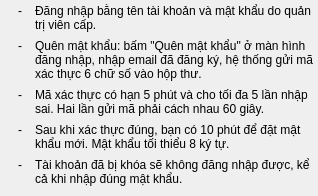
                    <widget class="QWidget" name="contentGuide1" native="true">
                     <layout class="QVBoxLayout" name="contentGuide1Layout">
                      <property name="spacing">
                       <number>7</number>
                      </property>
                      <property name="leftMargin">
                       <number>18</number>
                      </property>
                      <property name="topMargin">
                       <number>4</number>
                      </property>
                      <property name="rightMargin">
                       <number>4</number>
                      </property>
                      <property name="bottomMargin">
                       <number>10</number>
                      </property>
                      <item>
                       <layout class="QHBoxLayout" name="contentGuide1Line1Layout">
                        <property name="spacing">
                         <number>9</number>
                        </property>
                        <property name="leftMargin">
                         <number>0</number>
                        </property>
                        <property name="topMargin">
                         <number>0</number>
                        </property>
                        <property name="rightMargin">
                         <number>0</number>
                        </property>
                        <property name="bottomMargin">
                         <number>0</number>
                        </property>
                        <item>
                         <widget class="QLabel" name="contentGuide1Line1Bullet">
                          <property name="minimumSize">
                           <size>
                            <width>8</width>
                            <height>0</height>
                           </size>
                          </property>
                          <property name="maximumSize">
                           <size>
                            <width>8</width>
                            <height>16777215</height>
                           </size>
                          </property>
                          <property name="text">
                           <string>-</string>
                          </property>
                          <property name="alignment">
                           <set>Qt::AlignmentFlag::AlignLeading|Qt::AlignmentFlag::AlignLeft|Qt::AlignmentFlag::AlignTop</set>
                          </property>
                          <property name="class" stdset="0">
                           <string>bullet</string>
                          </property>
                         </widget>
                        </item>
                        <item>
                         <widget class="QLabel" name="contentGuide1Line1Text">
                          <property name="sizePolicy">
                           <sizepolicy hsizetype="Expanding" vsizetype="Preferred">
                            <horstretch>0</horstretch>
                            <verstretch>0</verstretch>
                           </sizepolicy>
                          </property>
                          <property name="text">
                           <string>Đăng nhập bằng tên tài khoản và mật khẩu do quản trị viên cấp.</string>
                          </property>
                          <property name="wordWrap">
                           <bool>true</bool>
                          </property>
                          <property name="class" stdset="0">
                           <string>accordionLine</string>
                          </property>
                         </widget>
                        </item>
                       </layout>
                      </item>
                      <item>
                       <layout class="QHBoxLayout" name="contentGuide1Line2Layout">
                        <property name="spacing">
                         <number>9</number>
                        </property>
                        <property name="leftMargin">
                         <number>0</number>
                        </property>
                        <property name="topMargin">
                         <number>0</number>
                        </property>
                        <property name="rightMargin">
                         <number>0</number>
                        </property>
                        <property name="bottomMargin">
                         <number>0</number>
                        </property>
                        <item>
                         <widget class="QLabel" name="contentGuide1Line2Bullet">
                          <property name="minimumSize">
                           <size>
                            <width>8</width>
                            <height>0</height>
                           </size>
                          </property>
                          <property name="maximumSize">
                           <size>
                            <width>8</width>
                            <height>16777215</height>
                           </size>
                          </property>
                          <property name="text">
                           <string>-</string>
                          </property>
                          <property name="alignment">
                           <set>Qt::AlignmentFlag::AlignLeading|Qt::AlignmentFlag::AlignLeft|Qt::AlignmentFlag::AlignTop</set>
                          </property>
                          <property name="class" stdset="0">
                           <string>bullet</string>
                          </property>
                         </widget>
                        </item>
                        <item>
                         <widget class="QLabel" name="contentGuide1Line2Text">
                          <property name="sizePolicy">
                           <sizepolicy hsizetype="Expanding" vsizetype="Preferred">
                            <horstretch>0</horstretch>
                            <verstretch>0</verstretch>
                           </sizepolicy>
                          </property>
                          <property name="text">
                           <string>Quên mật khẩu: bấm &quot;Quên mật khẩu&quot; ở màn hình đăng nhập, nhập email đã đăng ký, hệ thống gửi mã xác thực 6 chữ số vào hộp thư.</string>
                          </property>
                          <property name="wordWrap">
                           <bool>true</bool>
                          </property>
                          <property name="class" stdset="0">
                           <string>accordionLine</string>
                          </property>
                         </widget>
                        </item>
                       </layout>
                      </item>
                      <item>
                       <layout class="QHBoxLayout" name="contentGuide1Line3Layout">
                        <property name="spacing">
                         <number>9</number>
                        </property>
                        <property name="leftMargin">
                         <number>0</number>
                        </property>
                        <property name="topMargin">
                         <number>0</number>
                        </property>
                        <property name="rightMargin">
                         <number>0</number>
                        </property>
                        <property name="bottomMargin">
                         <number>0</number>
                        </property>
                        <item>
                         <widget class="QLabel" name="contentGuide1Line3Bullet">
                          <property name="minimumSize">
                           <size>
                            <width>8</width>
                            <height>0</height>
                           </size>
                          </property>
                          <property name="maximumSize">
                           <size>
                            <width>8</width>
                            <height>16777215</height>
                           </size>
                          </property>
                          <property name="text">
                           <string>-</string>
                          </property>
                          <property name="alignment">
                           <set>Qt::AlignmentFlag::AlignLeading|Qt::AlignmentFlag::AlignLeft|Qt::AlignmentFlag::AlignTop</set>
                          </property>
                          <property name="class" stdset="0">
                           <string>bullet</string>
                          </property>
                         </widget>
                        </item>
                        <item>
                         <widget class="QLabel" name="contentGuide1Line3Text">
                          <property name="sizePolicy">
                           <sizepolicy hsizetype="Expanding" vsizetype="Preferred">
                            <horstretch>0</horstretch>
                            <verstretch>0</verstretch>
                           </sizepolicy>
                          </property>
                          <property name="text">
                           <string>Mã xác thực có hạn 5 phút và cho tối đa 5 lần nhập sai. Hai lần gửi mã phải cách nhau 60 giây.</string>
                          </property>
                          <property name="wordWrap">
                           <bool>true</bool>
                          </property>
                          <property name="class" stdset="0">
                           <string>accordionLine</string>
                          </property>
                         </widget>
                        </item>
                       </layout>
                      </item>
                      <item>
                       <layout class="QHBoxLayout" name="contentGuide1Line4Layout">
                        <property name="spacing">
                         <number>9</number>
                        </property>
                        <property name="leftMargin">
                         <number>0</number>
                        </property>
                        <property name="topMargin">
                         <number>0</number>
                        </property>
                        <property name="rightMargin">
                         <number>0</number>
                        </property>
                        <property name="bottomMargin">
                         <number>0</number>
                        </property>
                        <item>
                         <widget class="QLabel" name="contentGuide1Line4Bullet">
                          <property name="minimumSize">
                           <size>
                            <width>8</width>
                            <height>0</height>
                           </size>
                          </property>
                          <property name="maximumSize">
                           <size>
                            <width>8</width>
                            <height>16777215</height>
                           </size>
                          </property>
                          <property name="text">
                           <string>-</string>
                          </property>
                          <property name="alignment">
                           <set>Qt::AlignmentFlag::AlignLeading|Qt::AlignmentFlag::AlignLeft|Qt::AlignmentFlag::AlignTop</set>
                          </property>
                          <property name="class" stdset="0">
                           <string>bullet</string>
                          </property>
                         </widget>
                        </item>
                        <item>
                         <widget class="QLabel" name="contentGuide1Line4Text">
                          <property name="sizePolicy">
                           <sizepolicy hsizetype="Expanding" vsizetype="Preferred">
                            <horstretch>0</horstretch>
                            <verstretch>0</verstretch>
                           </sizepolicy>
                          </property>
                          <property name="text">
                           <string>Sau khi xác thực đúng, bạn có 10 phút để đặt mật khẩu mới. Mật khẩu tối thiểu 8 ký tự.</string>
                          </property>
                          <property name="wordWrap">
                           <bool>true</bool>
                          </property>
                          <property name="class" stdset="0">
                           <string>accordionLine</string>
                          </property>
                         </widget>
                        </item>
                       </layout>
                      </item>
                      <item>
                       <layout class="QHBoxLayout" name="contentGuide1Line5Layout">
                        <property name="spacing">
                         <number>9</number>
                        </property>
                        <property name="leftMargin">
                         <number>0</number>
                        </property>
                        <property name="topMargin">
                         <number>0</number>
                        </property>
                        <property name="rightMargin">
                         <number>0</number>
                        </property>
                        <property name="bottomMargin">
                         <number>0</number>
                        </property>
                        <item>
                         <widget class="QLabel" name="contentGuide1Line5Bullet">
                          <property name="minimumSize">
                           <size>
                            <width>8</width>
                            <height>0</height>
                           </size>
                          </property>
                          <property name="maximumSize">
                           <size>
                            <width>8</width>
                            <height>16777215</height>
                           </size>
                          </property>
                          <property name="text">
                           <string>-</string>
                          </property>
                          <property name="alignment">
                           <set>Qt::AlignmentFlag::AlignLeading|Qt::AlignmentFlag::AlignLeft|Qt::AlignmentFlag::AlignTop</set>
                          </property>
                          <property name="class" stdset="0">
                           <string>bullet</string>
                          </property>
                         </widget>
                        </item>
                        <item>
                         <widget class="QLabel" name="contentGuide1Line5Text">
                          <property name="sizePolicy">
                           <sizepolicy hsizetype="Expanding" vsizetype="Preferred">
                            <horstretch>0</horstretch>
                            <verstretch>0</verstretch>
                           </sizepolicy>
                          </property>
                          <property name="text">
                           <string>Tài khoản đã bị khóa sẽ không đăng nhập được, kể cả khi nhập đúng mật khẩu.</string>
                          </property>
                          <property name="wordWrap">
                           <bool>true</bool>
                          </property>
                          <property name="class" stdset="0">
                           <string>accordionLine</string>
                          </property>
                         </widget>
                        </item>
                       </layout>
                      </item>
                     </layout>
                    </widget>
